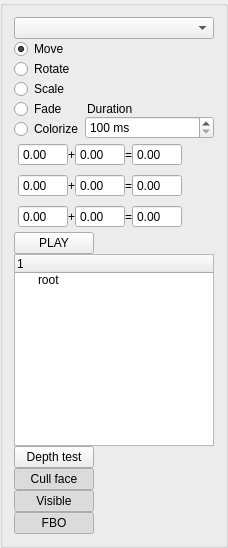
      <widget class="QGroupBox" name="editor_2">
       <layout class="QGridLayout" name="gridLayout_6">
        <property name="horizontalSpacing">
         <number>2</number>
        </property>
        <property name="verticalSpacing">
         <number>0</number>
        </property>
        <item row="5" column="0" colspan="3">
         <widget class="QWidget" name="animedit_2" native="true">
          <layout class="QHBoxLayout" name="horizontalLayout_2">
           <property name="spacing">
            <number>0</number>
           </property>
           <property name="leftMargin">
            <number>4</number>
           </property>
           <property name="topMargin">
            <number>4</number>
           </property>
           <property name="rightMargin">
            <number>4</number>
           </property>
           <property name="bottomMargin">
            <number>4</number>
           </property>
           <item>
            <widget class="QDoubleSpinBox" name="anim_1">
             <property name="maximumSize">
              <size>
               <width>50</width>
               <height>16777215</height>
              </size>
             </property>
             <property name="readOnly">
              <bool>true</bool>
             </property>
             <property name="buttonSymbols">
              <enum>QAbstractSpinBox::NoButtons</enum>
             </property>
             <property name="minimum">
              <double>-999999999999999.000000000000000</double>
             </property>
             <property name="maximum">
              <double>99999999999999.000000000000000</double>
             </property>
            </widget>
           </item>
           <item>
            <widget class="QLabel" name="plus_1">
             <property name="maximumSize">
              <size>
               <width>10</width>
               <height>16777215</height>
              </size>
             </property>
             <property name="text">
              <string notr="true">+</string>
             </property>
            </widget>
           </item>
           <item>
            <widget class="QDoubleSpinBox" name="anim_4">
             <property name="maximumSize">
              <size>
               <width>50</width>
               <height>16777215</height>
              </size>
             </property>
             <property name="buttonSymbols">
              <enum>QAbstractSpinBox::NoButtons</enum>
             </property>
             <property name="minimum">
              <double>-999999999999999.000000000000000</double>
             </property>
             <property name="maximum">
              <double>99999999999999.000000000000000</double>
             </property>
             <property name="singleStep">
              <double>0.050000000000000</double>
             </property>
            </widget>
           </item>
           <item>
            <widget class="QLabel" name="label_13">
             <property name="maximumSize">
              <size>
               <width>10</width>
               <height>16777215</height>
              </size>
             </property>
             <property name="text">
              <string notr="true">=</string>
             </property>
            </widget>
           </item>
           <item>
            <widget class="QDoubleSpinBox" name="anim_7">
             <property name="maximumSize">
              <size>
               <width>50</width>
               <height>16777215</height>
              </size>
             </property>
             <property name="buttonSymbols">
              <enum>QAbstractSpinBox::NoButtons</enum>
             </property>
             <property name="minimum">
              <double>-999999999999999.000000000000000</double>
             </property>
             <property name="maximum">
              <double>99999999999999.000000000000000</double>
             </property>
             <property name="singleStep">
              <double>0.050000000000000</double>
             </property>
            </widget>
           </item>
           <item>
            <spacer name="horizontalSpacer_5">
             <property name="orientation">
              <enum>Qt::Horizontal</enum>
             </property>
             <property name="sizeHint" stdset="0">
              <size>
               <width>20</width>
               <height>20</height>
              </size>
             </property>
            </spacer>
           </item>
          </layout>
         </widget>
        </item>
        <item row="4" column="0" colspan="3" alignment="Qt::AlignTop">
         <widget class="QWidget" name="animedit_1" native="true">
          <layout class="QHBoxLayout" name="horizontalLayout">
           <property name="spacing">
            <number>0</number>
           </property>
           <property name="leftMargin">
            <number>4</number>
           </property>
           <property name="topMargin">
            <number>4</number>
           </property>
           <property name="rightMargin">
            <number>4</number>
           </property>
           <property name="bottomMargin">
            <number>4</number>
           </property>
           <item alignment="Qt::AlignLeft">
            <widget class="QDoubleSpinBox" name="anim_0">
             <property name="maximumSize">
              <size>
               <width>50</width>
               <height>16777215</height>
              </size>
             </property>
             <property name="readOnly">
              <bool>true</bool>
             </property>
             <property name="buttonSymbols">
              <enum>QAbstractSpinBox::NoButtons</enum>
             </property>
             <property name="minimum">
              <double>-999999999999999.000000000000000</double>
             </property>
             <property name="maximum">
              <double>99999999999999.000000000000000</double>
             </property>
            </widget>
           </item>
           <item alignment="Qt::AlignLeft">
            <widget class="QLabel" name="plus_0">
             <property name="maximumSize">
              <size>
               <width>10</width>
               <height>16777215</height>
              </size>
             </property>
             <property name="text">
              <string notr="true">+</string>
             </property>
            </widget>
           </item>
           <item alignment="Qt::AlignLeft">
            <widget class="QDoubleSpinBox" name="anim_3">
             <property name="maximumSize">
              <size>
               <width>50</width>
               <height>16777215</height>
              </size>
             </property>
             <property name="buttonSymbols">
              <enum>QAbstractSpinBox::NoButtons</enum>
             </property>
             <property name="minimum">
              <double>-999999999999999.000000000000000</double>
             </property>
             <property name="maximum">
              <double>99999999999999.000000000000000</double>
             </property>
             <property name="singleStep">
              <double>0.050000000000000</double>
             </property>
            </widget>
           </item>
           <item alignment="Qt::AlignLeft">
            <widget class="QLabel" name="label_10">
             <property name="maximumSize">
              <size>
               <width>10</width>
               <height>16777215</height>
              </size>
             </property>
             <property name="text">
              <string notr="true">=</string>
             </property>
            </widget>
           </item>
           <item>
            <widget class="QDoubleSpinBox" name="anim_6">
             <property name="maximumSize">
              <size>
               <width>50</width>
               <height>16777215</height>
              </size>
             </property>
             <property name="buttonSymbols">
              <enum>QAbstractSpinBox::NoButtons</enum>
             </property>
             <property name="minimum">
              <double>-999999999999999.000000000000000</double>
             </property>
             <property name="maximum">
              <double>99999999999999.000000000000000</double>
             </property>
             <property name="singleStep">
              <double>0.050000000000000</double>
             </property>
            </widget>
           </item>
           <item>
            <spacer name="horizontalSpacer_4">
             <property name="orientation">
              <enum>Qt::Horizontal</enum>
             </property>
             <property name="sizeHint" stdset="0">
              <size>
               <width>20</width>
               <height>20</height>
              </size>
             </property>
            </spacer>
           </item>
          </layout>
         </widget>
        </item>
        <item row="1" column="0" rowspan="3">
         <layout class="QVBoxLayout" name="verticalLayout">
          <property name="spacing">
           <number>0</number>
          </property>
          <item alignment="Qt::AlignTop">
           <widget class="QRadioButton" name="bttn_move">
            <property name="text">
             <string notr="true">Move</string>
            </property>
            <property name="checked">
             <bool>true</bool>
            </property>
            <attribute name="buttonGroup">
             <string notr="true">bttngroup_anim_type</string>
            </attribute>
           </widget>
          </item>
          <item alignment="Qt::AlignTop">
           <widget class="QRadioButton" name="bttn_rotate">
            <property name="text">
             <string notr="true">Rotate</string>
            </property>
            <attribute name="buttonGroup">
             <string notr="true">bttngroup_anim_type</string>
            </attribute>
           </widget>
          </item>
          <item alignment="Qt::AlignTop">
           <widget class="QRadioButton" name="bttn_scale">
            <property name="text">
             <string notr="true">Scale</string>
            </property>
            <attribute name="buttonGroup">
             <string notr="true">bttngroup_anim_type</string>
            </attribute>
           </widget>
          </item>
          <item alignment="Qt::AlignTop">
           <widget class="QRadioButton" name="bttn_fade">
            <property name="text">
             <string notr="true">Fade</string>
            </property>
            <attribute name="buttonGroup">
             <string notr="true">bttngroup_anim_type</string>
            </attribute>
           </widget>
          </item>
          <item>
           <widget class="QRadioButton" name="bttn_colorize">
            <property name="text">
             <string notr="true">Colorize</string>
            </property>
            <attribute name="buttonGroup">
             <string notr="true">bttngroup_anim_type</string>
            </attribute>
           </widget>
          </item>
         </layout>
        </item>
        <item row="2" column="1" colspan="2">
         <widget class="QLabel" name="label_3">
          <property name="text">
           <string notr="true">Duration</string>
          </property>
          <property name="indent">
           <number>2</number>
          </property>
         </widget>
        </item>
        <item row="6" column="0" colspan="3">
         <widget class="QWidget" name="animedit_3" native="true">
          <layout class="QHBoxLayout" name="horizontalLayout_3">
           <property name="spacing">
            <number>0</number>
           </property>
           <property name="leftMargin">
            <number>4</number>
           </property>
           <property name="topMargin">
            <number>4</number>
           </property>
           <property name="rightMargin">
            <number>4</number>
           </property>
           <property name="bottomMargin">
            <number>4</number>
           </property>
           <item>
            <widget class="QDoubleSpinBox" name="anim_2">
             <property name="maximumSize">
              <size>
               <width>50</width>
               <height>16777215</height>
              </size>
             </property>
             <property name="readOnly">
              <bool>true</bool>
             </property>
             <property name="buttonSymbols">
              <enum>QAbstractSpinBox::NoButtons</enum>
             </property>
             <property name="minimum">
              <double>-999999999999999.000000000000000</double>
             </property>
             <property name="maximum">
              <double>99999999999999.000000000000000</double>
             </property>
            </widget>
           </item>
           <item>
            <widget class="QLabel" name="plus_2">
             <property name="maximumSize">
              <size>
               <width>10</width>
               <height>16777215</height>
              </size>
             </property>
             <property name="text">
              <string notr="true">+</string>
             </property>
            </widget>
           </item>
           <item>
            <widget class="QDoubleSpinBox" name="anim_5">
             <property name="maximumSize">
              <size>
               <width>50</width>
               <height>16777215</height>
              </size>
             </property>
             <property name="buttonSymbols">
              <enum>QAbstractSpinBox::NoButtons</enum>
             </property>
             <property name="minimum">
              <double>-999999999999999.000000000000000</double>
             </property>
             <property name="maximum">
              <double>99999999999999.000000000000000</double>
             </property>
             <property name="singleStep">
              <double>0.050000000000000</double>
             </property>
            </widget>
           </item>
           <item>
            <widget class="QLabel" name="label_15">
             <property name="maximumSize">
              <size>
               <width>10</width>
               <height>16777215</height>
              </size>
             </property>
             <property name="text">
              <string notr="true">=</string>
             </property>
            </widget>
           </item>
           <item>
            <widget class="QDoubleSpinBox" name="anim_8">
             <property name="maximumSize">
              <size>
               <width>50</width>
               <height>16777215</height>
              </size>
             </property>
             <property name="buttonSymbols">
              <enum>QAbstractSpinBox::NoButtons</enum>
             </property>
             <property name="minimum">
              <double>-999999999999999.000000000000000</double>
             </property>
             <property name="maximum">
              <double>99999999999999.000000000000000</double>
             </property>
             <property name="singleStep">
              <double>0.050000000000000</double>
             </property>
            </widget>
           </item>
           <item>
            <spacer name="horizontalSpacer_6">
             <property name="orientation">
              <enum>Qt::Horizontal</enum>
             </property>
             <property name="sizeHint" stdset="0">
              <size>
               <width>20</width>
               <height>20</height>
              </size>
             </property>
            </spacer>
           </item>
          </layout>
         </widget>
        </item>
        <item row="0" column="0" colspan="3">
         <widget class="EasingCurveComboBox" name="obj_EasingCurveComboBox">
          <property name="currentText">
           <string notr="true">Linear</string>
          </property>
         </widget>
        </item>
        <item row="10" column="0" colspan="3" alignment="Qt::AlignLeft">
         <widget class="QPushButton" name="bttn_depthTest">
          <property name="text">
           <string notr="true">Depth test</string>
          </property>
          <property name="checkable">
           <bool>true</bool>
          </property>
         </widget>
        </item>
        <item row="7" column="0" colspan="3" alignment="Qt::AlignLeft">
         <widget class="QPushButton" name="bttn_playanim">
          <property name="text">
           <string notr="true">PLAY</string>
          </property>
          <property name="checkable">
           <bool>true</bool>
          </property>
         </widget>
        </item>
        <item row="1" column="1" colspan="2">
         <spacer name="verticalSpacer_2">
          <property name="orientation">
           <enum>Qt::Vertical</enum>
          </property>
          <property name="sizeHint" stdset="0">
           <size>
            <width>118</width>
            <height>38</height>
           </size>
          </property>
         </spacer>
        </item>
        <item row="12" column="0" colspan="3" alignment="Qt::AlignLeft">
         <widget class="QPushButton" name="bttn_visible">
          <property name="text">
           <string notr="true">Visible</string>
          </property>
          <property name="checkable">
           <bool>true</bool>
          </property>
          <property name="checked">
           <bool>true</bool>
          </property>
         </widget>
        </item>
        <item row="8" column="0" rowspan="2" colspan="3" alignment="Qt::AlignLeft|Qt::AlignTop">
         <widget class="QTreeWidget" name="treeWidget">
          <property name="minimumSize">
           <size>
            <width>180</width>
            <height>0</height>
           </size>
          </property>
          <property name="maximumSize">
           <size>
            <width>200</width>
            <height>16777215</height>
           </size>
          </property>
          <property name="verticalScrollBarPolicy">
           <enum>Qt::ScrollBarAlwaysOff</enum>
          </property>
          <property name="horizontalScrollBarPolicy">
           <enum>Qt::ScrollBarAlwaysOff</enum>
          </property>
          <column>
           <property name="text">
            <string notr="true">1</string>
           </property>
          </column>
          <item>
           <property name="text">
            <string notr="true">root</string>
           </property>
          </item>
         </widget>
        </item>
        <item row="11" column="0" colspan="3" alignment="Qt::AlignLeft">
         <widget class="QPushButton" name="bttn_cullFace">
          <property name="text">
           <string notr="true">Cull face</string>
          </property>
          <property name="checkable">
           <bool>true</bool>
          </property>
          <property name="checked">
           <bool>true</bool>
          </property>
         </widget>
        </item>
        <item row="13" column="0" colspan="3" alignment="Qt::AlignLeft">
         <widget class="QPushButton" name="bttn_fbo">
          <property name="text">
           <string notr="true">FBO</string>
          </property>
          <property name="checkable">
           <bool>true</bool>
          </property>
          <property name="checked">
           <bool>true</bool>
          </property>
         </widget>
        </item>
        <item row="3" column="1" colspan="2">
         <widget class="QSpinBox" name="duration">
          <property name="suffix">
           <string notr="true"> ms</string>
          </property>
          <property name="minimum">
           <number>100</number>
          </property>
          <property name="maximum">
           <number>1000000</number>
          </property>
         </widget>
        </item>
       </layout>
      </widget>
